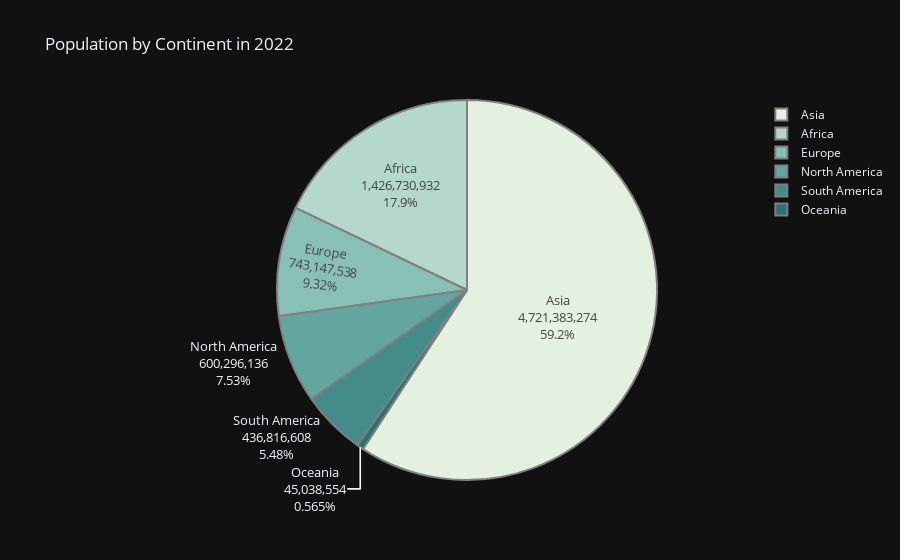

Notebook source saved alongside this figure:
### Code cell
population2022=df.groupby(by='Continent')['2022 Population'].sum()
fig=px.pie(values=population2022.values,
          names=population2022.index,
          color_discrete_sequence=px.colors.sequential.Mint,
          title= 'Population by Continent in 2022',template='plotly_dark'
          )
fig.update_traces(textinfo='label+percent+value', textfont_size=13,
                  marker=dict(line=dict(color='#100000', width=0.2)))

fig.data[0].marker.line.width = 2
fig.data[0].marker.line.color='gray'
fig.show()

### Figure 1 — Plotly figure (JSON) as saved in the notebook; plotly's stock layout.template omitted (floating-point values rounded to 4 significant figures)
{"data": [{"domain": {"x": [0, 1], "y": [0, 1]}, "hovertemplate": "label=%{label}<br>value=%{value}<extra></extra>", "labels": ["Africa", "Asia", "Europe", "North America", "Oceania", "South America"], "legendgroup": "", "marker": {"line": {"color": "gray", "width": 2}}, "name": "", "showlegend": true, "textfont": {"size": 13}, "textinfo": "label+percent+value", "type": "pie", "values": [1426730932, 4721383274, 743147538, 600296136, 45038554, 436816608]}], "layout": {"autosize": true, "legend": {"tracegroupgap": 0}, "piecolorway": ["rgb(228, 241, 225)", "rgb(180, 217, 204)", "rgb(137, 192, 182)", "rgb(99, 166, 160)", "rgb(68, 140, 138)", "rgb(40, 114, 116)", "rgb(13, 88, 95)"], "title": {"text": "Population by Continent in 2022"}}}
